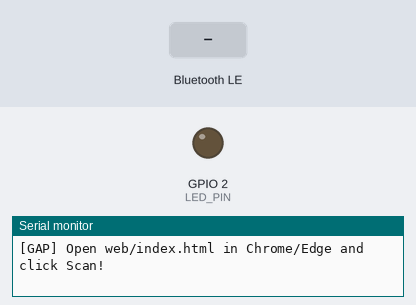
Recording of a sketch running on a simulated ESP32. On the bench: output pins drawn as LEDs (lit = HIGH), the last lines printed to the serial monitor. The inputs (shaded band) are chosen by the test bench. Random numbers use the default seed unless the sketch sets one; nothing arrives over Bluetooth unless stated; a phone connects over Bluetooth LE 3 s after start.

Above: at 1.2 s.
1.3 s: Bluetooth LE write "1" received
At 3.6 s:
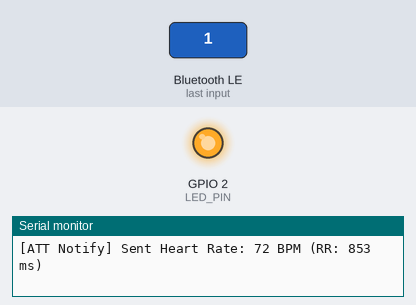
Timing chart, 0 to 5.1 s (numbered marks = the images above; inputs shaded):
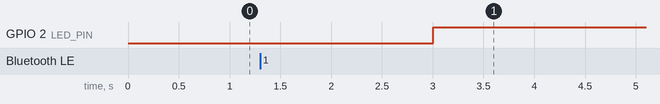

The sketch:

ble_peripheral.ino
```cpp
/*
 * ble_peripheral.ino - Physical ESP32 Hardware Track for BLE Demystified
 *
 * Implements a real, standard-compliant BLE GATT Peripheral:
 * - Device Name: "PulseGlow BLE"
 * - Battery Service (0x180F) -> Battery Level (0x2A19) [Read, Notify]
 * - Heart Rate Service (0x180D) -> Measurement (0x2A37) [Notify + 0x2902 CCCD]
 *                               -> Body Sensor Location (0x2A38) [Read]
 *                               -> Control Point (0x2A39) [Write]
 * - Custom Service (0xFFF0)    -> Mode Control (0xFFF1) [Read, Write]
 *
 * Works with the web client (web/index.html) out of the box!
 */

#include <BLEDevice.h>
#include <BLEServer.h>
#include <BLEUtils.h>
#include <BLE2902.h>

#define LED_PIN 2 // Built-in LED on most ESP32 DevKit boards

// Standard 16-bit BLE UUIDs mapped to 128-bit Base UUID
#define SERVICE_BATTERY_UUID        "0000180F-0000-1000-8000-00805F9B34FB"
#define CHAR_BATTERY_LEVEL_UUID     "00002A19-0000-1000-8000-00805F9B34FB"

#define SERVICE_HEART_RATE_UUID     "0000180D-0000-1000-8000-00805F9B34FB"
#define CHAR_HEART_RATE_MEAS_UUID   "00002A37-0000-1000-8000-00805F9B34FB"
#define CHAR_BODY_SENSOR_LOC_UUID   "00002A38-0000-1000-8000-00805F9B34FB"
#define CHAR_HR_CONTROL_POINT_UUID  "00002A39-0000-1000-8000-00805F9B34FB"

#define SERVICE_CUSTOM_CTRL_UUID    "0000FFF0-0000-1000-8000-00805F9B34FB"
#define CHAR_MODE_CTRL_UUID         "0000FFF1-0000-1000-8000-00805F9B34FB"

// Global Pointers
BLEServer* pServer = nullptr;
BLECharacteristic* pBatteryChar = nullptr;
BLECharacteristic* pHeartRateChar = nullptr;
BLECharacteristic* pModeChar = nullptr;

bool deviceConnected = false;
bool oldDeviceConnected = false;
uint8_t batteryLevel = 94;
uint8_t currentBpm = 72;
uint8_t workoutMode = 0; // 0=Resting, 1=Cardio, 2=Sprint
unsigned long lastNotifyTime = 0;

// Connection State Callbacks
class MyServerCallbacks: public BLEServerCallbacks {
  void onConnect(BLEServer* pServer) {
    deviceConnected = true;
    digitalWrite(LED_PIN, HIGH);
    Serial.println("[GAP] Central connected! Connection anchor locked.");
  }

  void onDisconnect(BLEServer* pServer) {
    deviceConnected = false;
    digitalWrite(LED_PIN, LOW);
    Serial.println("[GAP] Central disconnected. Restarting advertising...");
  }
};

// Mode Characteristic Write Callback
class ModeCallbacks: public BLECharacteristicCallbacks {
  void onWrite(BLECharacteristic *pCharacteristic) {
    std::string value = pCharacteristic->getValue();
    if (value.length() > 0) {
      workoutMode = (uint8_t)value[0];
      Serial.print("[GATT] Received Mode write: ");
      Serial.println(workoutMode);

      if (workoutMode == 0) currentBpm = 72;
      else if (workoutMode == 1) currentBpm = 125;
      else if (workoutMode == 2) currentBpm = 168;
    }
  }
};

void setup() {
  Serial.begin(115200);
  pinMode(LED_PIN, OUTPUT);
  digitalWrite(LED_PIN, LOW);

  Serial.println("\n==========================================");
  Serial.println("  PulseGlow BLE ESP32 Peripheral Starting");
  Serial.println("==========================================");

  // 1. Initialize BLE Device
  BLEDevice::init("PulseGlow BLE");
  pServer = BLEDevice::createServer();
  pServer->setCallbacks(new MyServerCallbacks());

  // 2. Battery Service (0x180F)
  BLEService *pBatteryService = pServer->createService(SERVICE_BATTERY_UUID);
  pBatteryChar = pBatteryService->createCharacteristic(
    CHAR_BATTERY_LEVEL_UUID,
    BLECharacteristic::PROPERTY_READ | BLECharacteristic::PROPERTY_NOTIFY
  );
  pBatteryChar->addDescriptor(new BLE2902());
  pBatteryChar->setValue(&batteryLevel, 1);
  pBatteryService->start();

  // 3. Heart Rate Service (0x180D)
  BLEService *pHrService = pServer->createService(SERVICE_HEART_RATE_UUID);

  // Heart Rate Measurement (0x2A37)
  pHeartRateChar = pHrService->createCharacteristic(
    CHAR_HEART_RATE_MEAS_UUID,
    BLECharacteristic::PROPERTY_NOTIFY
  );
  pHeartRateChar->addDescriptor(new BLE2902());

  // Body Sensor Location (0x2A38) -> 1 = Chest
  BLECharacteristic *pLocChar = pHrService->createCharacteristic(
    CHAR_BODY_SENSOR_LOC_UUID,
    BLECharacteristic::PROPERTY_READ
  );
  uint8_t sensorLoc = 1; // Chest
  pLocChar->setValue(&sensorLoc, 1);

  // Heart Rate Control Point (0x2A39)
  BLECharacteristic *pCtrlChar = pHrService->createCharacteristic(
    CHAR_HR_CONTROL_POINT_UUID,
    BLECharacteristic::PROPERTY_WRITE
  );
  pHrService->start();

  // 4. Custom Control Service (0xFFF0)
  BLEService *pCustomService = pServer->createService(SERVICE_CUSTOM_CTRL_UUID);
  pModeChar = pCustomService->createCharacteristic(
    CHAR_MODE_CTRL_UUID,
    BLECharacteristic::PROPERTY_READ | BLECharacteristic::PROPERTY_WRITE
  );
  pModeChar->setCallbacks(new ModeCallbacks());
  pModeChar->setValue(&workoutMode, 1);
  pCustomService->start();

  // 5. Start Advertising
  BLEAdvertising *pAdvertising = BLEDevice::getAdvertising();
  pAdvertising->addServiceUUID(SERVICE_HEART_RATE_UUID);
  pAdvertising->addServiceUUID(SERVICE_BATTERY_UUID);
  pAdvertising->setScanResponse(true);
  pAdvertising->setMinPreferred(0x06); // 7.5ms min interval
  pAdvertising->setMaxPreferred(0x12); // 22.5ms max interval

  BLEDevice::startAdvertising();
  Serial.println("[GAP] Advertising started on Channels 37, 38, 39.");
  Serial.println("[GAP] Open web/index.html in Chrome/Edge and click Scan!");
}

void loop() {
  // If connected, stream Heart Rate notifications every 1000ms
  if (deviceConnected) {
    unsigned long now = millis();
    if (now - lastNotifyTime >= 1000) {
      lastNotifyTime = now;

      // Simulate natural heart rate drift +/- 2 BPM
      int drift = random(-2, 3);
      uint8_t bpm = constrain(currentBpm + drift, 50, 190);
      uint16_t rrInterval = (uint16_t)((60000.0 / bpm) * 1.024);

      // Packet payload: [Flags (0x16), BPM, RR Low, RR High]
      uint8_t hrmPacket[4];
      hrmPacket[0] = 0x16; // Flags: 8-bit BPM, Sensor Contact, RR Present
      hrmPacket[1] = bpm;
      hrmPacket[2] = (uint8_t)(rrInterval & 0xFF);
      hrmPacket[3] = (uint8_t)((rrInterval >> 8) & 0xFF);

      pHeartRateChar->setValue(hrmPacket, 4);
      pHeartRateChar->notify();

      Serial.print("[ATT Notify] Sent Heart Rate: ");
      Serial.print(bpm);
      Serial.print(" BPM (RR: ");
      Serial.print(rrInterval);
      Serial.println(" ms)");
    }
  }

  // Handle Disconnect & Re-advertising Handshake
  if (!deviceConnected && oldDeviceConnected) {
    delay(500); // Give the BLE stack a moment
    pServer->startAdvertising();
    Serial.println("[GAP] Restarted advertising after disconnect.");
    oldDeviceConnected = deviceConnected;
  }

  if (deviceConnected && !oldDeviceConnected) {
    oldDeviceConnected = deviceConnected;
  }

  delay(20);
}
```
